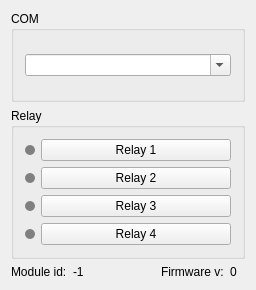
<?xml version="1.0" encoding="UTF-8"?>
<ui version="4.0">
 <class>LightControlWindowClass</class>
 <widget class="QMainWindow" name="LightControlWindowClass">
  <property name="geometry">
   <rect>
    <x>0</x>
    <y>0</y>
    <width>256</width>
    <height>290</height>
   </rect>
  </property>
  <property name="minimumSize">
   <size>
    <width>256</width>
    <height>290</height>
   </size>
  </property>
  <property name="maximumSize">
   <size>
    <width>256</width>
    <height>290</height>
   </size>
  </property>
  <property name="windowTitle">
   <string>Light Control</string>
  </property>
  <property name="windowIcon">
   <iconset resource="LightControl.qrc">
    <normaloff>:/LightControlWindow/icon.ico</normaloff>:/LightControlWindow/icon.ico</iconset>
  </property>
  <widget class="QWidget" name="centralWidget">
   <layout class="QVBoxLayout" name="verticalLayout_3">
    <item>
     <widget class="QGroupBox" name="groupBox">
      <property name="title">
       <string>COM</string>
      </property>
      <layout class="QVBoxLayout" name="verticalLayout">
       <item>
        <widget class="QComboBox" name="comboBox">
         <property name="editable">
          <bool>true</bool>
         </property>
         <property name="currentText">
          <string/>
         </property>
         <property name="placeholderText">
          <string>Select COM port</string>
         </property>
        </widget>
       </item>
      </layout>
     </widget>
    </item>
    <item>
     <widget class="QGroupBox" name="groupBox_2">
      <property name="title">
       <string>Relay</string>
      </property>
      <layout class="QVBoxLayout" name="verticalLayout_2">
       <item>
        <layout class="QHBoxLayout" name="horizontalLayout">
         <item>
          <widget class="QLabel" name="led1Label">
           <property name="minimumSize">
            <size>
             <width>10</width>
             <height>10</height>
            </size>
           </property>
           <property name="maximumSize">
            <size>
             <width>10</width>
             <height>10</height>
            </size>
           </property>
           <property name="styleSheet">
            <string notr="true">background-color: gray;
border-radius: 5px;</string>
           </property>
           <property name="text">
            <string/>
           </property>
          </widget>
         </item>
         <item>
          <widget class="QPushButton" name="relay1PushButton">
           <property name="text">
            <string>Relay 1</string>
           </property>
          </widget>
         </item>
        </layout>
       </item>
       <item>
        <layout class="QHBoxLayout" name="horizontalLayout_2">
         <item>
          <widget class="QLabel" name="led2Label">
           <property name="minimumSize">
            <size>
             <width>10</width>
             <height>10</height>
            </size>
           </property>
           <property name="maximumSize">
            <size>
             <width>10</width>
             <height>10</height>
            </size>
           </property>
           <property name="styleSheet">
            <string notr="true">background-color: gray;
border-radius: 5px;</string>
           </property>
           <property name="text">
            <string/>
           </property>
          </widget>
         </item>
         <item>
          <widget class="QPushButton" name="relay2PushButton">
           <property name="text">
            <string>Relay 2</string>
           </property>
          </widget>
         </item>
        </layout>
       </item>
       <item>
        <layout class="QHBoxLayout" name="horizontalLayout_3">
         <item>
          <widget class="QLabel" name="led3Label">
           <property name="minimumSize">
            <size>
             <width>10</width>
             <height>10</height>
            </size>
           </property>
           <property name="maximumSize">
            <size>
             <width>10</width>
             <height>10</height>
            </size>
           </property>
           <property name="styleSheet">
            <string notr="true">background-color: gray;
border-radius: 5px;</string>
           </property>
           <property name="text">
            <string/>
           </property>
          </widget>
         </item>
         <item>
          <widget class="QPushButton" name="relay3PushButton">
           <property name="text">
            <string>Relay 3</string>
           </property>
          </widget>
         </item>
        </layout>
       </item>
       <item>
        <layout class="QHBoxLayout" name="horizontalLayout_4">
         <item>
          <widget class="QLabel" name="led4Label">
           <property name="minimumSize">
            <size>
             <width>10</width>
             <height>10</height>
            </size>
           </property>
           <property name="maximumSize">
            <size>
             <width>10</width>
             <height>10</height>
            </size>
           </property>
           <property name="styleSheet">
            <string notr="true">background-color: gray;
border-radius: 5px;</string>
           </property>
           <property name="text">
            <string/>
           </property>
          </widget>
         </item>
         <item>
          <widget class="QPushButton" name="relay4PushButton">
           <property name="text">
            <string>Relay 4</string>
           </property>
          </widget>
         </item>
        </layout>
       </item>
      </layout>
     </widget>
    </item>
    <item>
     <layout class="QHBoxLayout" name="horizontalLayout_7">
      <item>
       <layout class="QHBoxLayout" name="horizontalLayout_6">
        <property name="topMargin">
         <number>0</number>
        </property>
        <item>
         <widget class="QLabel" name="label_5">
          <property name="sizePolicy">
           <sizepolicy hsizetype="Maximum" vsizetype="Maximum">
            <horstretch>0</horstretch>
            <verstretch>0</verstretch>
           </sizepolicy>
          </property>
          <property name="text">
           <string>Module id:</string>
          </property>
         </widget>
        </item>
        <item>
         <widget class="QLabel" name="idLabel">
          <property name="sizePolicy">
           <sizepolicy hsizetype="Maximum" vsizetype="Maximum">
            <horstretch>0</horstretch>
            <verstretch>0</verstretch>
           </sizepolicy>
          </property>
          <property name="minimumSize">
           <size>
            <width>15</width>
            <height>0</height>
           </size>
          </property>
          <property name="maximumSize">
           <size>
            <width>15</width>
            <height>16777215</height>
           </size>
          </property>
          <property name="text">
           <string>-1</string>
          </property>
         </widget>
        </item>
       </layout>
      </item>
      <item>
       <spacer name="horizontalSpacer">
        <property name="orientation">
         <enum>Qt::Orientation::Horizontal</enum>
        </property>
        <property name="sizeType">
         <enum>QSizePolicy::Policy::MinimumExpanding</enum>
        </property>
        <property name="sizeHint" stdset="0">
         <size>
          <width>60</width>
          <height>5</height>
         </size>
        </property>
       </spacer>
      </item>
      <item>
       <layout class="QHBoxLayout" name="horizontalLayout_5">
        <item>
         <widget class="QLabel" name="label_6">
          <property name="sizePolicy">
           <sizepolicy hsizetype="Maximum" vsizetype="Maximum">
            <horstretch>0</horstretch>
            <verstretch>0</verstretch>
           </sizepolicy>
          </property>
          <property name="text">
           <string>Firmware v:</string>
          </property>
         </widget>
        </item>
        <item>
         <widget class="QLabel" name="versionLabel">
          <property name="sizePolicy">
           <sizepolicy hsizetype="Maximum" vsizetype="Maximum">
            <horstretch>0</horstretch>
            <verstretch>0</verstretch>
           </sizepolicy>
          </property>
          <property name="minimumSize">
           <size>
            <width>15</width>
            <height>0</height>
           </size>
          </property>
          <property name="maximumSize">
           <size>
            <width>15</width>
            <height>16777215</height>
           </size>
          </property>
          <property name="text">
           <string>0</string>
          </property>
         </widget>
        </item>
       </layout>
      </item>
     </layout>
    </item>
   </layout>
  </widget>
 </widget>
 <layoutdefault spacing="6" margin="11"/>
 <resources>
  <include location="LightControl.qrc"/>
 </resources>
 <connections/>
</ui>
